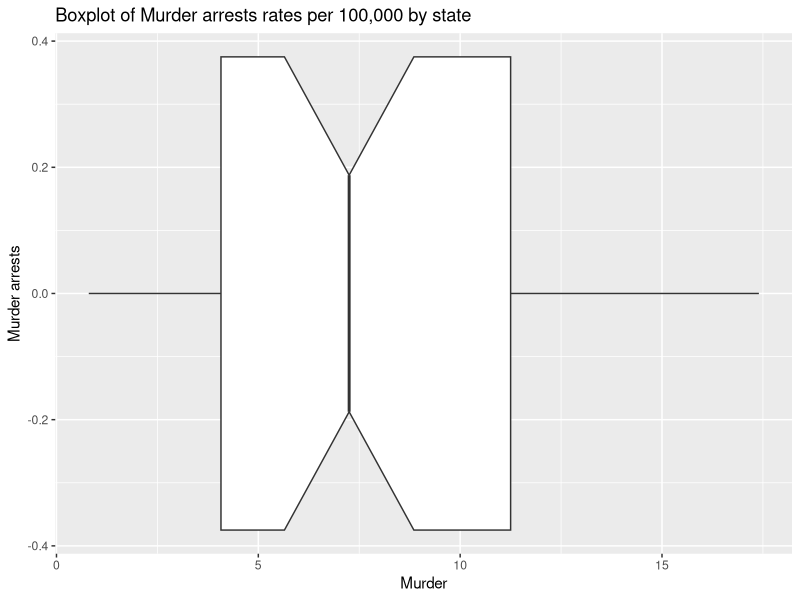
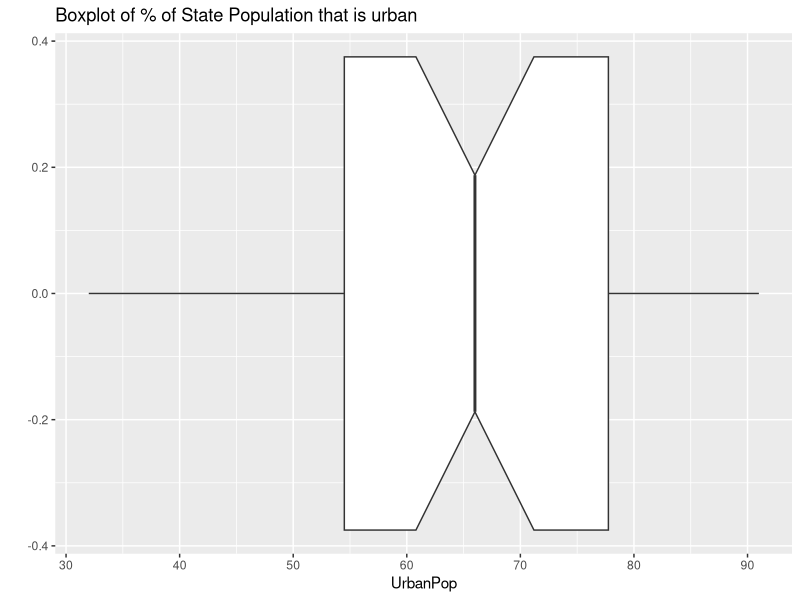
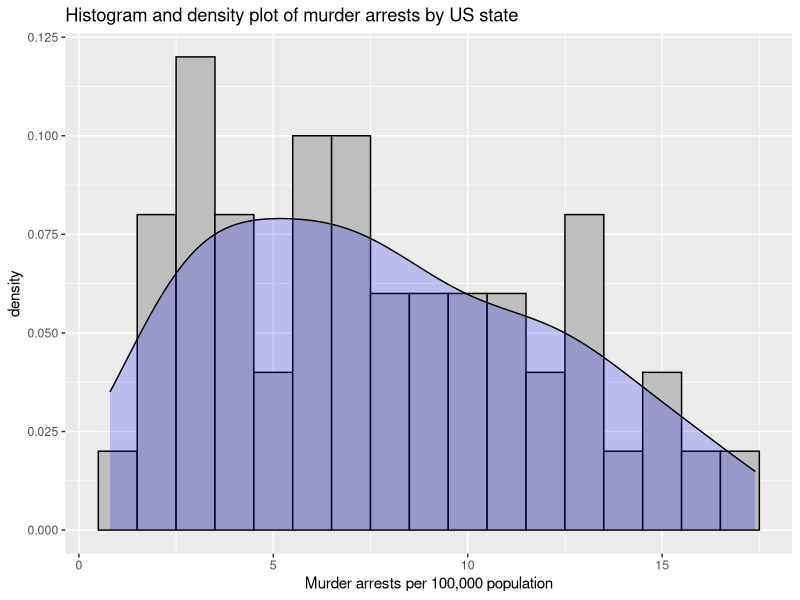
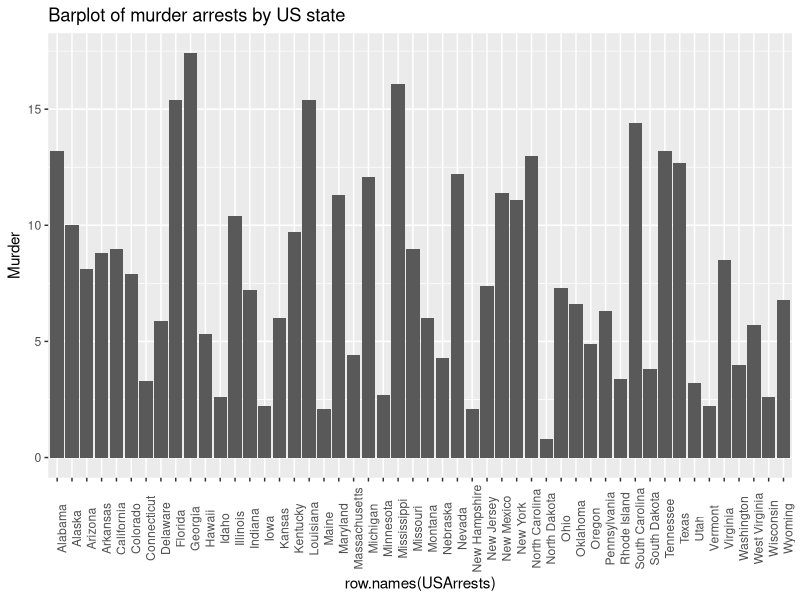
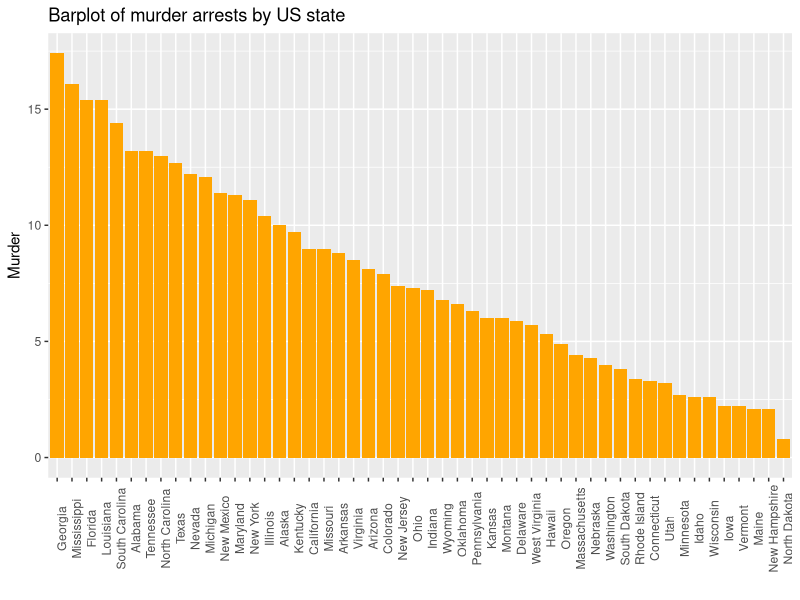
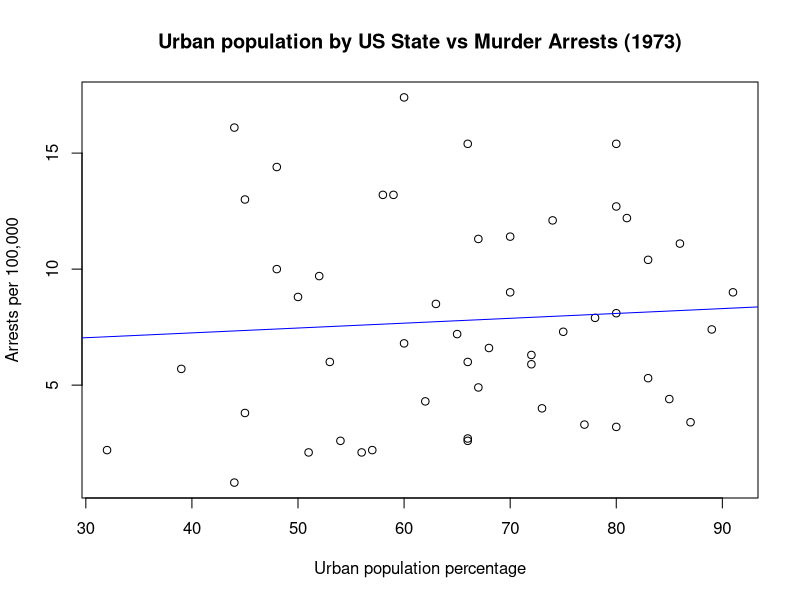
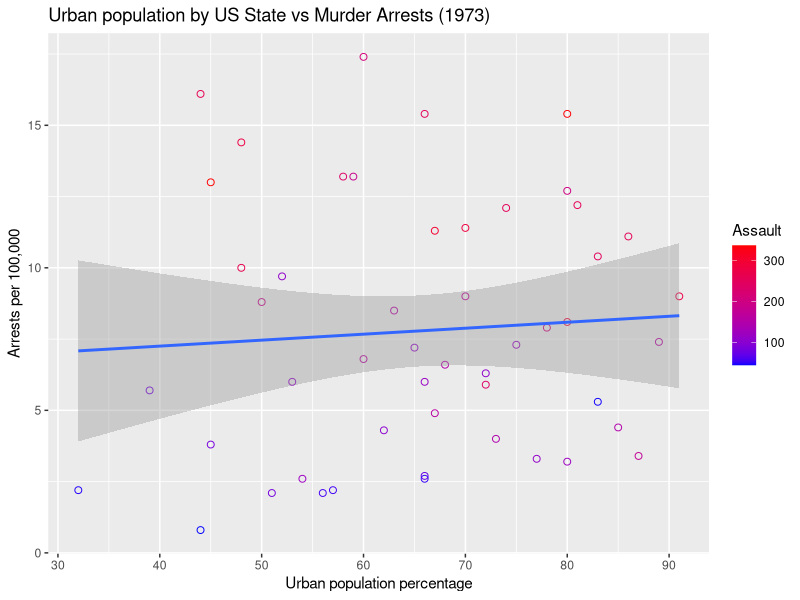
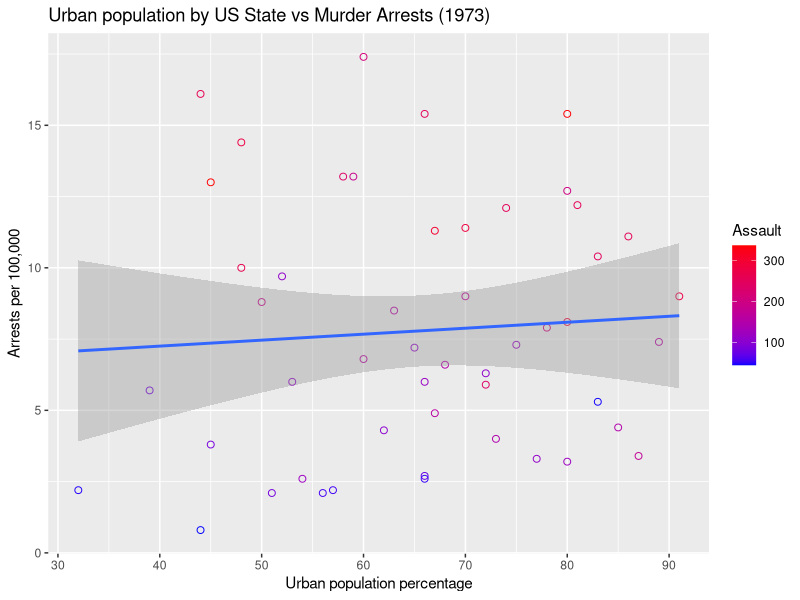

The R source for these figures, in order: (Note: this script raises an error after producing the figures.)
## ---- chunk 1
# We will need the ggplot2 package.  This is part of the {tidyverse} package so if you have installed this already or perhaps specifically the {ggplot2} you are ok.  Otherwise uncomment the line below.
# install.packages("ggplots")
library(ggplot2)

# The data() function can import various built-in datasets
data("USArrests")
## ---- chunk 2
View(USArrests)
str(USArrests)
## ---- chunk 3
# return all the row names i.e., state labels
row.names(USArrests)
## ---- chunk 4
summary(USArrests)
## ---- chunk 5
# Boxplot of Murder Arrests
ggplot(USArrests, aes(y=Murder)) + 
  geom_boxplot(notch = TRUE) +
  labs(title = "Boxplot of Murder arrests rates per 100,000 by state",
       x = "Murder arrests") +
  coord_flip()       # Turn to horizontal

# Boxplot of % of State Population that is urban
ggplot(USArrests, aes(y=UrbanPop)) + 
  geom_boxplot(notch = TRUE) +
  labs(title = "Boxplot of % of State Population that is urban",
       x = "") +
  coord_flip()       # Turn to horizontal
## ---- chunk 6
# A histogram of Murder arrests
  
ggplot(USArrests, aes(x=Murder)) + 
# Histogram with scaled density instead of count on y-axis  
  geom_histogram(aes(y=..density..),      
                 binwidth=1,
                 colour="black", fill="grey") +
# Overlay with transparent (use the alpha parameter) blue density plot  
  geom_density(alpha=.2, fill="blue") +   
  xlab("Murder arrests per 100,000 population") +
  ggtitle("Histogram and density plot of murder arrests by US state")
## ---- chunk 7
# A bar chart of Murder arrests by state (but hard to read really)
ggplot(data=USArrests, 
       aes(x= row.names(USArrests), y=Murder)) +
  geom_bar(stat="identity") + 
  ggtitle("Barplot of murder arrests by US state") +
  theme(axis.text.x = element_text(angle = 90))      # Rotate the labels for legibility
## ---- chunk 8
# A bar chart of Murder arrests by state (in decreasing order of murder arrests)
ggplot(data=USArrests, aes(x=reorder(row.names(USArrests), -Murder), y=Murder)) +
  geom_bar(stat="identity", fill="orange") + 
  ggtitle("Barplot of murder arrests by US state") +
  xlab("") +                        # suppress the x-axis label
  theme(axis.text.x = element_text(angle=90))
## ---- chunk 9
# Output a cross-correlation matrix for the data frame
# The non-parametric correlation coefficient Spearman's rho is used
cor(USArrests, method = "spearman")

# round the output to read more easily
round(cor(USArrests, use = "all.obs", method = "spearman"),3)
## ---- chunk 10
plot(USArrests$Murder~USArrests$UrbanPop,
     xlab = "Urban population percentage", ylab = "Arrests per 100,000",
     main = "Urban population by US State vs Murder Arrests (1973)"
)
abline(lm(Murder ~ UrbanPop, data = USArrests), 
              col = "blue")  
## ---- chunk 11
# This plot also colours the data points by the Assault arrest rate
# I also save the plot to a new object called p1
p1 <- ggplot(data = USArrests, aes(x=UrbanPop, y=Murder, colour=Assault)) +
      geom_point(shape = 1, size = 2) +
      scale_colour_gradient(low = "blue", high = "red") +
      stat_smooth(method="lm", se=TRUE) +    
      ggtitle("Urban population by US State vs Murder Arrests (1973)") +
      xlab("Urban population percentage") + 
      ylab("Arrests per 100,000")
p1
ggsave("USArrestsPlotGGplot.png")      # Saves the last plot created as a file
## ---- chunk 12
# To load mtcars
data("mtcars")
## ---- chunk 13
# You need to provide your data frame name in this example
my_dataframe_name <- "Put the name here"
lapply(my_dataframe_name[, 1:length(my_dataframe_name)], sd)
## ---- chunk 14
# To list all the built-in data sets
data()
## ---- chunk 15
# Reports counts of missing values by data frame column/variable
colSums(is.na(USArrests))
## ---- chunk 16
# Apply class() to each column in USArrests
sapply(USArrests, class)
## ---- chunk 17
# A bar chart of Murder arrests by state (in increasing order of murder arrests)
myFavouriteColour <- "darkgrey"
ggplot(data=USArrests, aes(x=reorder(row.names(USArrests), Murder), y=Murder)) +
  geom_bar(stat="identity", fill=myFavouriteColour) + 
  ggtitle("Barplot of murder arrests by US state") +
  xlab("") +                        # suppress the x-axis label
  theme(axis.text.x = element_text(angle=90))
## ---- chunk 18
# head() is simple and you can control the number of rows returned.
head(mtcars)
# tail() is also simple and perhaps is an antidote to the 'bias'(?) of always looking at the first few rows.
tail(mtcars)
# View() enables you to scroll through an entire data frame.  This works less well when there 1000s of rows.  Also unlike a spreadsheet you can’t manipulate any of the data.
View(mtcars)
# str() provides more information on the data types and typical? values.
str(mtcars)
## ---- chunk 19
# str() also provides information on the data frame dimensions.  If you just want the dimensions you can use dim()
str(mtcars)
dim(mtcars)
## ---- chunk 20
median(mtcars$mpg)
# and then continue with each variable (column) one by one ...
# or you might use the summary() function.
summary(mtcars)
## ---- chunk 21
sapply(mtcars, sd)
